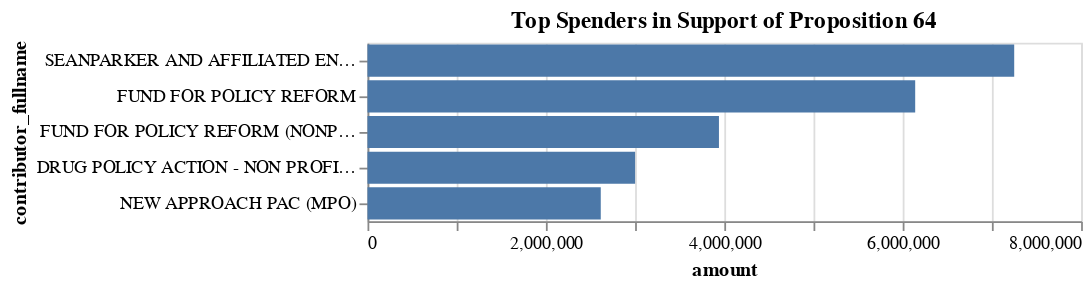

Notebook code cell kept with this figure:
### Code cell
#adding a title to the chart
alt.Chart(top_supporters.head(5)).mark_bar().encode(
    x="amount",
    y=alt.Y("contributor_fullname", sort="-x")).properties(title="Top Spenders in Support of Proposition 64")

### Figure 1 — Vega-Lite specification as saved in the notebook (floating-point values rounded to 4 significant figures)
{"config": {"view": {"continuousWidth": 400, "continuousHeight": 300}}, "data": {"name": "data-44bef020a32daf5a5b6389cefdbc85a7"}, "mark": "bar", "encoding": {"x": {"type": "quantitative", "field": "amount"}, "y": {"type": "nominal", "field": "contributor_fullname", "sort": "-x"}}, "title": "Top Spenders in Support of Proposition 64", "$schema": "https://vega.github.io/schema/vega-lite/v4.8.1.json", "datasets": {"data-44bef020a32daf5a5b6389cefdbc85a7": [{"contributor_firstname": "SEAN", "contributor_lastname": "PARKER AND AFFILIATED ENTITIES", "amount": 7250000.0, "contributor_fullname": "SEANPARKER AND AFFILIATED ENTITIES"}, {"contributor_firstname": "", "contributor_lastname": "FUND FOR POLICY REFORM", "amount": 6140000.0, "contributor_fullname": "FUND FOR POLICY REFORM"}, {"contributor_firstname": "", "contributor_lastname": "FUND FOR POLICY REFORM (NONPROFIT 501 (C)(4))", "amount": 3940000.0, "contributor_fullname": "FUND FOR POLICY REFORM (NONPROFIT 501 (C)(4))"}, {"contributor_firstname": "", "contributor_lastname": "DRUG POLICY ACTION - NON PROFIT 501C4, YES ON PROP. 64", "amount": 3000000.0, "contributor_fullname": "DRUG POLICY ACTION - NON PROFIT 501C4, YES ON PROP. 64"}, {"contributor_firstname": "", "contributor_lastname": "NEW APPROACH PAC (MPO)", "amount": 2615000.0, "contributor_fullname": "NEW APPROACH PAC (MPO)"}]}}
